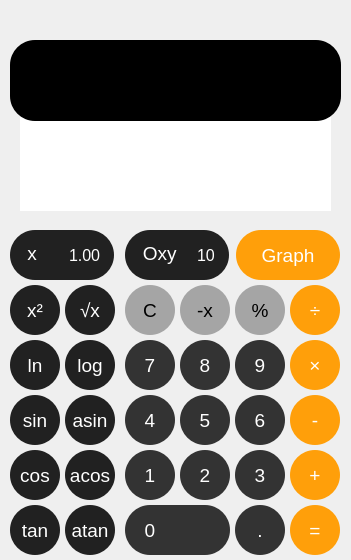
<?xml version="1.0" encoding="UTF-8"?>
<ui version="4.0">
 <class>Smart</class>
 <widget class="QWidget" name="Smart">
  <property name="geometry">
   <rect>
    <x>0</x>
    <y>0</y>
    <width>351</width>
    <height>560</height>
   </rect>
  </property>
  <property name="windowTitle">
   <string>Form</string>
  </property>
  <property name="styleSheet">
   <string notr="true">QPushButton{
	font-family: &quot;Helvetica&quot;;
	font-size: 14pt;
	color: rgb(255, 255, 255);
	background-color: #333333;
	border: 10px;
	border-radius: 25px;
}

QPushButton:hover{
	color: rgb(255, 255, 255);
	background-color: #444444;
	border: 10px;
	border-radius: 25px;
}

QPushButton:pressed{
	color: rgb(255, 255, 255);
	background-color: #555555;
	border: 10px;
	border-radius: 25px;
}</string>
  </property>
  <widget class="QPushButton" name="pushButton_0">
   <property name="geometry">
    <rect>
     <x>125</x>
     <y>505</y>
     <width>105</width>
     <height>50</height>
    </rect>
   </property>
   <property name="styleSheet">
    <string notr="true">padding-right:55px;</string>
   </property>
   <property name="text">
    <string>0</string>
   </property>
  </widget>
  <widget class="QPushButton" name="pushButton_1">
   <property name="geometry">
    <rect>
     <x>125</x>
     <y>450</y>
     <width>50</width>
     <height>50</height>
    </rect>
   </property>
   <property name="text">
    <string>1</string>
   </property>
  </widget>
  <widget class="QPushButton" name="pushButton_2">
   <property name="geometry">
    <rect>
     <x>180</x>
     <y>450</y>
     <width>50</width>
     <height>50</height>
    </rect>
   </property>
   <property name="text">
    <string>2</string>
   </property>
  </widget>
  <widget class="QPushButton" name="pushButton_3">
   <property name="geometry">
    <rect>
     <x>235</x>
     <y>450</y>
     <width>50</width>
     <height>50</height>
    </rect>
   </property>
   <property name="text">
    <string>3</string>
   </property>
  </widget>
  <widget class="QPushButton" name="pushButton_4">
   <property name="geometry">
    <rect>
     <x>125</x>
     <y>395</y>
     <width>50</width>
     <height>50</height>
    </rect>
   </property>
   <property name="text">
    <string>4</string>
   </property>
  </widget>
  <widget class="QPushButton" name="pushButton_5">
   <property name="geometry">
    <rect>
     <x>180</x>
     <y>395</y>
     <width>50</width>
     <height>50</height>
    </rect>
   </property>
   <property name="text">
    <string>5</string>
   </property>
  </widget>
  <widget class="QPushButton" name="pushButton_6">
   <property name="geometry">
    <rect>
     <x>235</x>
     <y>395</y>
     <width>50</width>
     <height>50</height>
    </rect>
   </property>
   <property name="text">
    <string>6</string>
   </property>
  </widget>
  <widget class="QPushButton" name="pushButton_7">
   <property name="geometry">
    <rect>
     <x>125</x>
     <y>340</y>
     <width>50</width>
     <height>50</height>
    </rect>
   </property>
   <property name="text">
    <string>7</string>
   </property>
  </widget>
  <widget class="QPushButton" name="pushButton_8">
   <property name="geometry">
    <rect>
     <x>180</x>
     <y>340</y>
     <width>50</width>
     <height>50</height>
    </rect>
   </property>
   <property name="text">
    <string>8</string>
   </property>
  </widget>
  <widget class="QPushButton" name="pushButton_9">
   <property name="geometry">
    <rect>
     <x>235</x>
     <y>340</y>
     <width>50</width>
     <height>50</height>
    </rect>
   </property>
   <property name="text">
    <string>9</string>
   </property>
  </widget>
  <widget class="QPushButton" name="mult">
   <property name="geometry">
    <rect>
     <x>290</x>
     <y>340</y>
     <width>50</width>
     <height>50</height>
    </rect>
   </property>
   <property name="styleSheet">
    <string notr="true">QPushButton{
	font-family: &quot;Helvetica&quot;;
	font-size: 14pt;
	color: rgb(255, 255, 255);
	background-color: #FF9F0A;
	border: 10px;
	border-radius: 25px;
}

QPushButton:hover{
	color: rgb(255, 255, 255);
	background-color: rgb(254, 194, 105);
	border: 10px;
	border-radius: 25px;
}

QPushButton:focus{
	color: #FF9F0A;
	background-color: rgb(255, 255, 255);
	border: 10px;
	border-radius: 25px;
}</string>
   </property>
   <property name="text">
    <string>×</string>
   </property>
  </widget>
  <widget class="QPushButton" name="pow">
   <property name="geometry">
    <rect>
     <x>10</x>
     <y>285</y>
     <width>50</width>
     <height>50</height>
    </rect>
   </property>
   <property name="styleSheet">
    <string notr="true">QPushButton{
	font-family: &quot;Helvetica&quot;;
	font-size: 14pt;
	color: rgb(255, 255, 255);
	background-color: #212121;
	border: 10px;
	border-radius: 25px;
}

QPushButton:hover{
	color: rgb(255, 255, 255);
	background-color: #313131;
	border: 10px;
	border-radius: 25px;
}

QPushButton:pressed{
	color: rgb(255, 255, 255);
	background-color: #414141;
	border: 10px;
	border-radius: 25px;
}</string>
   </property>
   <property name="text">
    <string>x²</string>
   </property>
  </widget>
  <widget class="QPushButton" name="ln">
   <property name="geometry">
    <rect>
     <x>10</x>
     <y>340</y>
     <width>50</width>
     <height>50</height>
    </rect>
   </property>
   <property name="styleSheet">
    <string notr="true">QPushButton{
	font-family: &quot;Helvetica&quot;;
	font-size: 14pt;
	color: rgb(255, 255, 255);
	background-color: #212121;
	border: 10px;
	border-radius: 25px;
}

QPushButton:hover{
	color: rgb(255, 255, 255);
	background-color: #313131;
	border: 10px;
	border-radius: 25px;
}

QPushButton:pressed{
	color: rgb(255, 255, 255);
	background-color: #414141;
	border: 10px;
	border-radius: 25px;
}</string>
   </property>
   <property name="text">
    <string>ln</string>
   </property>
  </widget>
  <widget class="QPushButton" name="minus">
   <property name="geometry">
    <rect>
     <x>290</x>
     <y>395</y>
     <width>50</width>
     <height>50</height>
    </rect>
   </property>
   <property name="styleSheet">
    <string notr="true">QPushButton{
	font-family: &quot;Helvetica&quot;;
	font-size: 14pt;
	color: rgb(255, 255, 255);
	background-color: #FF9F0A;
	border: 10px;
	border-radius: 25px;
}

QPushButton:hover{
	color: rgb(255, 255, 255);
	background-color: rgb(254, 194, 105);
	border: 10px;
	border-radius: 25px;
}

QPushButton:focus{
	color: #FF9F0A;
	background-color: rgb(255, 255, 255);
	border: 10px;
	border-radius: 25px;
}</string>
   </property>
   <property name="text">
    <string>-</string>
   </property>
  </widget>
  <widget class="QPushButton" name="plus">
   <property name="geometry">
    <rect>
     <x>290</x>
     <y>450</y>
     <width>50</width>
     <height>50</height>
    </rect>
   </property>
   <property name="styleSheet">
    <string notr="true">QPushButton{
	font-family: &quot;Helvetica&quot;;
	font-size: 14pt;
	color: rgb(255, 255, 255);
	background-color: #FF9F0A;
	border: 10px;
	border-radius: 25px;
}

QPushButton:hover{
	color: rgb(255, 255, 255);
	background-color: rgb(254, 194, 105);
	border: 10px;
	border-radius: 25px;
}

QPushButton:focus{
	color: #FF9F0A;
	background-color: rgb(255, 255, 255);
	border: 10px;
	border-radius: 25px;
}</string>
   </property>
   <property name="text">
    <string>+</string>
   </property>
  </widget>
  <widget class="QPushButton" name="result">
   <property name="geometry">
    <rect>
     <x>290</x>
     <y>505</y>
     <width>50</width>
     <height>50</height>
    </rect>
   </property>
   <property name="styleSheet">
    <string notr="true">QPushButton{
	font-family: &quot;Helvetica&quot;;
	font-size: 14pt;
	color: rgb(255, 255, 255);
	background-color: #FF9F0A;
	border: 10px;
	border-radius: 25px;
}

QPushButton:hover{
	color: rgb(255, 255, 255);
	background-color: rgb(254, 194, 105);
	border: 10px;
	border-radius: 25px;
}

QPushButton:pressed{
	color: rgb(255,255,255);
	background-color: rgb(254, 230, 194);
	border: 20px;
	border-radius: 35px;
}</string>
   </property>
   <property name="text">
    <string>=</string>
   </property>
  </widget>
  <widget class="QPushButton" name="point">
   <property name="geometry">
    <rect>
     <x>235</x>
     <y>505</y>
     <width>50</width>
     <height>50</height>
    </rect>
   </property>
   <property name="text">
    <string>.</string>
   </property>
  </widget>
  <widget class="QPushButton" name="sin">
   <property name="geometry">
    <rect>
     <x>10</x>
     <y>395</y>
     <width>50</width>
     <height>50</height>
    </rect>
   </property>
   <property name="styleSheet">
    <string notr="true">QPushButton{
	font-family: &quot;Helvetica&quot;;
	font-size: 14pt;
	color: rgb(255, 255, 255);
	background-color: #212121;
	border: 10px;
	border-radius: 25px;
}

QPushButton:hover{
	color: rgb(255, 255, 255);
	background-color: #313131;
	border: 10px;
	border-radius: 25px;
}

QPushButton:pressed{
	color: rgb(255, 255, 255);
	background-color: #414141;
	border: 10px;
	border-radius: 25px;
}</string>
   </property>
   <property name="text">
    <string>sin</string>
   </property>
  </widget>
  <widget class="QPushButton" name="asin">
   <property name="geometry">
    <rect>
     <x>65</x>
     <y>395</y>
     <width>50</width>
     <height>50</height>
    </rect>
   </property>
   <property name="styleSheet">
    <string notr="true">QPushButton{
	font-family: &quot;Helvetica&quot;;
	font-size: 14pt;
	color: rgb(255, 255, 255);
	background-color: #212121;
	border: 10px;
	border-radius: 25px;
}

QPushButton:hover{
	color: rgb(255, 255, 255);
	background-color: #313131;
	border: 10px;
	border-radius: 25px;
}

QPushButton:pressed{
	color: rgb(255, 255, 255);
	background-color: #414141;
	border: 10px;
	border-radius: 25px;
}</string>
   </property>
   <property name="text">
    <string>asin</string>
   </property>
  </widget>
  <widget class="QPushButton" name="tan">
   <property name="geometry">
    <rect>
     <x>10</x>
     <y>505</y>
     <width>50</width>
     <height>50</height>
    </rect>
   </property>
   <property name="styleSheet">
    <string notr="true">QPushButton{
	font-family: &quot;Helvetica&quot;;
	font-size: 14pt;
	color: rgb(255, 255, 255);
	background-color: #212121;
	border: 10px;
	border-radius: 25px;
}

QPushButton:hover{
	color: rgb(255, 255, 255);
	background-color: #313131;
	border: 10px;
	border-radius: 25px;
}

QPushButton:pressed{
	color: rgb(255, 255, 255);
	background-color: #414141;
	border: 10px;
	border-radius: 25px;
}</string>
   </property>
   <property name="text">
    <string>tan</string>
   </property>
  </widget>
  <widget class="QPushButton" name="atan">
   <property name="geometry">
    <rect>
     <x>65</x>
     <y>505</y>
     <width>50</width>
     <height>50</height>
    </rect>
   </property>
   <property name="styleSheet">
    <string notr="true">QPushButton{
	font-family: &quot;Helvetica&quot;;
	font-size: 14pt;
	color: rgb(255, 255, 255);
	background-color: #212121;
	border: 10px;
	border-radius: 25px;
}

QPushButton:hover{
	color: rgb(255, 255, 255);
	background-color: #313131;
	border: 10px;
	border-radius: 25px;
}

QPushButton:pressed{
	color: rgb(255, 255, 255);
	background-color: #414141;
	border: 10px;
	border-radius: 25px;
}</string>
   </property>
   <property name="text">
    <string>atan</string>
   </property>
  </widget>
  <widget class="QPushButton" name="cos">
   <property name="geometry">
    <rect>
     <x>10</x>
     <y>450</y>
     <width>50</width>
     <height>50</height>
    </rect>
   </property>
   <property name="styleSheet">
    <string notr="true">QPushButton{
	font-family: &quot;Helvetica&quot;;
	font-size: 14pt;
	color: rgb(255, 255, 255);
	background-color: #212121;
	border: 10px;
	border-radius: 25px;
}

QPushButton:hover{
	color: rgb(255, 255, 255);
	background-color: #313131;
	border: 10px;
	border-radius: 25px;
}

QPushButton:pressed{
	color: rgb(255, 255, 255);
	background-color: #414141;
	border: 10px;
	border-radius: 25px;
}</string>
   </property>
   <property name="text">
    <string>cos</string>
   </property>
  </widget>
  <widget class="QPushButton" name="acos">
   <property name="geometry">
    <rect>
     <x>65</x>
     <y>450</y>
     <width>50</width>
     <height>50</height>
    </rect>
   </property>
   <property name="styleSheet">
    <string notr="true">QPushButton{
	font-family: &quot;Helvetica&quot;;
	font-size: 14pt;
	color: rgb(255, 255, 255);
	background-color: #212121;
	border: 10px;
	border-radius: 25px;
}

QPushButton:hover{
	color: rgb(255, 255, 255);
	background-color: #313131;
	border: 10px;
	border-radius: 25px;
}

QPushButton:pressed{
	color: rgb(255, 255, 255);
	background-color: #414141;
	border: 10px;
	border-radius: 25px;
}</string>
   </property>
   <property name="text">
    <string>acos</string>
   </property>
  </widget>
  <widget class="QPushButton" name="log">
   <property name="geometry">
    <rect>
     <x>65</x>
     <y>340</y>
     <width>50</width>
     <height>50</height>
    </rect>
   </property>
   <property name="styleSheet">
    <string notr="true">QPushButton{
	font-family: &quot;Helvetica&quot;;
	font-size: 14pt;
	color: rgb(255, 255, 255);
	background-color: #212121;
	border: 10px;
	border-radius: 25px;
}

QPushButton:hover{
	color: rgb(255, 255, 255);
	background-color: #313131;
	border: 10px;
	border-radius: 25px;
}

QPushButton:pressed{
	color: rgb(255, 255, 255);
	background-color: #414141;
	border: 10px;
	border-radius: 25px;
}</string>
   </property>
   <property name="text">
    <string>log</string>
   </property>
  </widget>
  <widget class="QPushButton" name="c">
   <property name="geometry">
    <rect>
     <x>125</x>
     <y>285</y>
     <width>50</width>
     <height>50</height>
    </rect>
   </property>
   <property name="styleSheet">
    <string notr="true">QPushButton{
	font-family: &quot;Helvetica&quot;;
	font-size: 14pt;
	color: rgb(0, 0, 0);
	background-color: #A5A5A5;
	border: 10px;
	border-radius: 25px;
}

QPushButton:hover{
	color: rgb(0, 0, 0);
	background-color:rgb(200, 200, 200);
	border: 10px;
	border-radius: 25px;
}

QPushButton:pressed{
	color: rgb(0, 0, 0);
	background-color:rgb(230, 230, 230);
	border: 10px;
	border-radius: 25px;
}</string>
   </property>
   <property name="text">
    <string>C</string>
   </property>
  </widget>
  <widget class="QPushButton" name="negative">
   <property name="geometry">
    <rect>
     <x>180</x>
     <y>285</y>
     <width>50</width>
     <height>50</height>
    </rect>
   </property>
   <property name="styleSheet">
    <string notr="true">QPushButton{
	font-family: &quot;Helvetica&quot;;
	font-size: 14pt;
	color: rgb(0, 0, 0);
	background-color: #A5A5A5;
	border: 10px;
	border-radius: 25px;
}

QPushButton:hover{
	color: rgb(0, 0, 0);
	background-color:rgb(200, 200, 200);
	border: 10px;
	border-radius: 25px;
}

QPushButton:pressed{
	color: rgb(0, 0, 0);
	background-color:rgb(230, 230, 230);
	border: 10px;
	border-radius: 25px;
}</string>
   </property>
   <property name="text">
    <string>-x</string>
   </property>
  </widget>
  <widget class="QPushButton" name="mod">
   <property name="geometry">
    <rect>
     <x>235</x>
     <y>285</y>
     <width>50</width>
     <height>50</height>
    </rect>
   </property>
   <property name="styleSheet">
    <string notr="true">QPushButton{
	font-family: &quot;Helvetica&quot;;
	font-size: 14pt;
	color: rgb(0, 0, 0);
	background-color: #A5A5A5;
	border: 10px;
	border-radius: 25px;
}

QPushButton:hover{
	color: rgb(0, 0, 0);
	background-color:rgb(200, 200, 200);
	border: 10px;
	border-radius: 25px;
}

QPushButton:pressed{
	color: rgb(0, 0, 0);
	background-color:rgb(230, 230, 230);
	border: 10px;
	border-radius: 25px;
}</string>
   </property>
   <property name="text">
    <string>%</string>
   </property>
  </widget>
  <widget class="QPushButton" name="div">
   <property name="geometry">
    <rect>
     <x>290</x>
     <y>285</y>
     <width>50</width>
     <height>50</height>
    </rect>
   </property>
   <property name="styleSheet">
    <string notr="true">QPushButton{
	font-family: &quot;Helvetica&quot;;
	font-size: 14pt;
	color: rgb(255, 255, 255);
	background-color: #FF9F0A;
	border: 10px;
	border-radius: 25px;
}

QPushButton:hover{
	color: rgb(255, 255, 255);
	background-color: rgb(254, 194, 105);
	border: 10px;
	border-radius: 25px;
}

QPushButton:focus{
	color: #FF9F0A;
	background-color: rgb(255, 255, 255);
	border: 10px;
	border-radius: 25px;
}</string>
   </property>
   <property name="text">
    <string>÷</string>
   </property>
  </widget>
  <widget class="QPushButton" name="sqrt">
   <property name="geometry">
    <rect>
     <x>65</x>
     <y>285</y>
     <width>50</width>
     <height>50</height>
    </rect>
   </property>
   <property name="styleSheet">
    <string notr="true">QPushButton{
	font-family: &quot;Helvetica&quot;;
	font-size: 14pt;
	color: rgb(255, 255, 255);
	background-color: #212121;
	border: 10px;
	border-radius: 25px;
}

QPushButton:hover{
	color: rgb(255, 255, 255);
	background-color: #313131;
	border: 10px;
	border-radius: 25px;
}

QPushButton:pressed{
	color: rgb(255, 255, 255);
	background-color: #414141;
	border: 10px;
	border-radius: 25px;
}</string>
   </property>
   <property name="text">
    <string>√x</string>
   </property>
  </widget>
  <widget class="QPushButton" name="ikas_back">
   <property name="geometry">
    <rect>
     <x>10</x>
     <y>230</y>
     <width>104</width>
     <height>50</height>
    </rect>
   </property>
   <property name="styleSheet">
    <string notr="true">QPushButton{
	font-family: &quot;Helvetica&quot;;
	font-size: 14pt;
	color: rgb(255, 255, 255);
	background-color: #212121;
	border: 10px;
	border-radius: 25px;
	padding-right:60px;
	padding-bottom:3px;
}
</string>
   </property>
   <property name="text">
    <string>x</string>
   </property>
  </widget>
  <widget class="QDoubleSpinBox" name="ikas">
   <property name="geometry">
    <rect>
     <x>10</x>
     <y>230</y>
     <width>104</width>
     <height>50</height>
    </rect>
   </property>
   <property name="layoutDirection">
    <enum>Qt::RightToLeft</enum>
   </property>
   <property name="autoFillBackground">
    <bool>false</bool>
   </property>
   <property name="styleSheet">
    <string notr="true">QDoubleSpinBox{
	font-family: &quot;Helvetica&quot;;
	font-size: 12pt;
	color: rgb(255, 255, 255);
	background-color: rgba(0, 0, 0, 0);
	border: 10px;
	border-radius: 25px;
	padding-right:10px;
}

QDoubleSpinBox:hover{
	color: rgb(255, 255, 255);
	background-color: rgba(49, 49, 49, 0.2);
	border: 10px;
	border-radius: 25px;
}</string>
   </property>
   <property name="alignment">
    <set>Qt::AlignRight|Qt::AlignTrailing|Qt::AlignVCenter</set>
   </property>
   <property name="buttonSymbols">
    <enum>QAbstractSpinBox::NoButtons</enum>
   </property>
   <property name="specialValueText">
    <string/>
   </property>
   <property name="decimals">
    <number>2</number>
   </property>
   <property name="maximum">
    <double>1000.000000000000000</double>
   </property>
   <property name="value">
    <double>1.000000000000000</double>
   </property>
  </widget>
  <widget class="QPushButton" name="xymax_back">
   <property name="geometry">
    <rect>
     <x>125</x>
     <y>230</y>
     <width>104</width>
     <height>50</height>
    </rect>
   </property>
   <property name="styleSheet">
    <string notr="true">QPushButton{
	font-family: &quot;Helvetica&quot;;
	font-size: 14pt;
	color: rgb(255, 255, 255);
	background-color: #212121;
	border: 10px;
	border-radius: 25px;
	padding-right:40px;
	padding-bottom:4px;
}

QPushButton:hover{
	color: rgb(255, 255, 255);
	background-color: #313131;
	border: 10px;
	border-radius: 25px;
}</string>
   </property>
   <property name="text">
    <string> Oxy</string>
   </property>
  </widget>
  <widget class="QDoubleSpinBox" name="xymax">
   <property name="geometry">
    <rect>
     <x>125</x>
     <y>230</y>
     <width>104</width>
     <height>50</height>
    </rect>
   </property>
   <property name="layoutDirection">
    <enum>Qt::RightToLeft</enum>
   </property>
   <property name="autoFillBackground">
    <bool>false</bool>
   </property>
   <property name="styleSheet">
    <string notr="true">QDoubleSpinBox{
	font-family: &quot;Helvetica&quot;;
	font-size: 12pt;
	color: rgb(255, 255, 255);
	background-color: rgba(0, 0, 0, 0);
	border: 10px;
	border-radius: 25px;
	padding-right:10px;
}

QDoubleSpinBox:hover{
	color: rgb(255, 255, 255);
	background-color: rgba(49, 49, 49, 0.2);
	border: 10px;
	border-radius: 25px;
}</string>
   </property>
   <property name="alignment">
    <set>Qt::AlignRight|Qt::AlignTrailing|Qt::AlignVCenter</set>
   </property>
   <property name="buttonSymbols">
    <enum>QAbstractSpinBox::NoButtons</enum>
   </property>
   <property name="specialValueText">
    <string/>
   </property>
   <property name="decimals">
    <number>0</number>
   </property>
   <property name="maximum">
    <double>1000.000000000000000</double>
   </property>
   <property name="value">
    <double>10.000000000000000</double>
   </property>
  </widget>
  <widget class="QLineEdit" name="lineEdit">
   <property name="geometry">
    <rect>
     <x>20</x>
     <y>90</y>
     <width>311</width>
     <height>121</height>
    </rect>
   </property>
   <property name="styleSheet">
    <string notr="true">QLineEdit{	
	text-align: right;
	font-family:&quot;Helvetica&quot;;
	font-size:30pt;
	border:none;
	color:white;
}</string>
   </property>
   <property name="alignment">
    <set>Qt::AlignRight|Qt::AlignTrailing|Qt::AlignVCenter</set>
   </property>
  </widget>
  <widget class="QPushButton" name="graph">
   <property name="geometry">
    <rect>
     <x>236</x>
     <y>230</y>
     <width>104</width>
     <height>50</height>
    </rect>
   </property>
   <property name="styleSheet">
    <string notr="true">QPushButton{
	font-family: &quot;Helvetica&quot;;
	font-size: 14pt;
	color: rgb(255, 255, 255);
	background-color: #FF9F0A;
	border: 10px;
	border-radius: 25px;
}

QPushButton:hover{
	color: rgb(255, 255, 255);
	background-color: rgb(254, 194, 105);
	border: 10px;
	border-radius: 25px;
}

QPushButton:pressed{
	color: rgb(255,255,255);
	background-color: rgb(254, 230, 194);
	border: 10px;
	border-radius: 25px;
}</string>
   </property>
   <property name="text">
    <string>Graph</string>
   </property>
  </widget>
  <widget class="QPushButton" name="back">
   <property name="geometry">
    <rect>
     <x>10</x>
     <y>40</y>
     <width>331</width>
     <height>81</height>
    </rect>
   </property>
   <property name="styleSheet">
    <string notr="true">QPushButton{
	border:none;
	
	background-color: rgb(0, 0, 0);
}</string>
   </property>
   <property name="text">
    <string/>
   </property>
  </widget>
  <zorder>ikas_back</zorder>
  <zorder>pushButton_0</zorder>
  <zorder>pushButton_1</zorder>
  <zorder>pushButton_2</zorder>
  <zorder>pushButton_3</zorder>
  <zorder>pushButton_4</zorder>
  <zorder>pushButton_5</zorder>
  <zorder>pushButton_6</zorder>
  <zorder>pushButton_7</zorder>
  <zorder>pushButton_8</zorder>
  <zorder>pushButton_9</zorder>
  <zorder>mult</zorder>
  <zorder>pow</zorder>
  <zorder>ln</zorder>
  <zorder>minus</zorder>
  <zorder>plus</zorder>
  <zorder>result</zorder>
  <zorder>point</zorder>
  <zorder>sin</zorder>
  <zorder>asin</zorder>
  <zorder>tan</zorder>
  <zorder>atan</zorder>
  <zorder>cos</zorder>
  <zorder>acos</zorder>
  <zorder>log</zorder>
  <zorder>c</zorder>
  <zorder>negative</zorder>
  <zorder>mod</zorder>
  <zorder>div</zorder>
  <zorder>sqrt</zorder>
  <zorder>ikas</zorder>
  <zorder>xymax_back</zorder>
  <zorder>xymax</zorder>
  <zorder>lineEdit</zorder>
  <zorder>graph</zorder>
  <zorder>back</zorder>
 </widget>
 <resources/>
 <connections/>
</ui>
